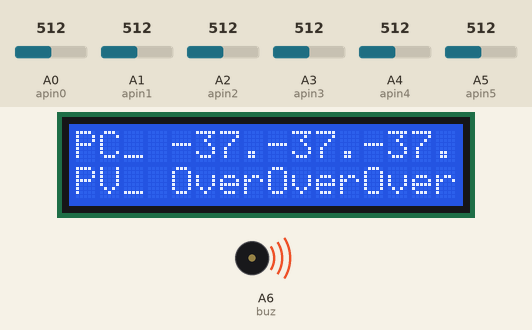
This sketch was run on a simulated Arduino Mega 2560, built with avr-gcc and run on an emulated ATmega2560. Parts: 16×2 character LCD, buzzer (waves = sounding, pin HIGH). The test bench sets the inputs (shaded band); at power-on: A3 (apin3) = 512, A4 (apin4) = 512, A5 (apin5) = 512, A0 (apin0) = 512, A1 (apin1) = 512, A2 (apin2) = 512.

Above: at 1.2 s.
1.3 s: A3 (apin3) set to 214
3.3 s: A3 (apin3) set to 198
At 4.6 s:
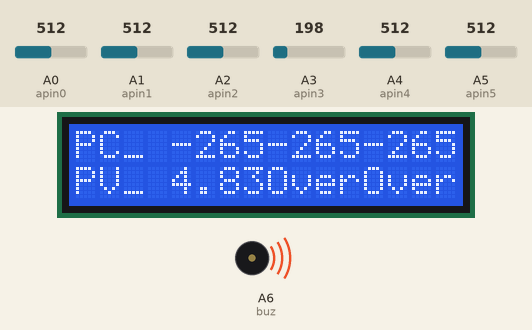
6.4 s: A4 (apin4) set to 219
8.4 s: A4 (apin4) set to 186
At 9.7 s:
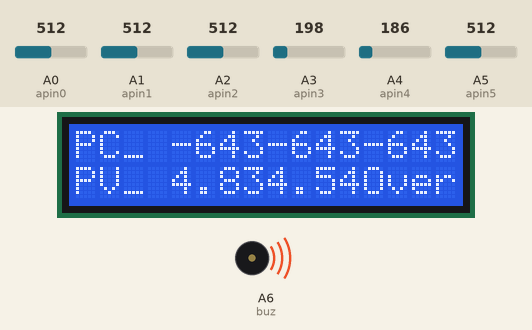
11.5 s: A5 (apin5) set to 217
13.6 s: A5 (apin5) set to 187
At 14.9 s:
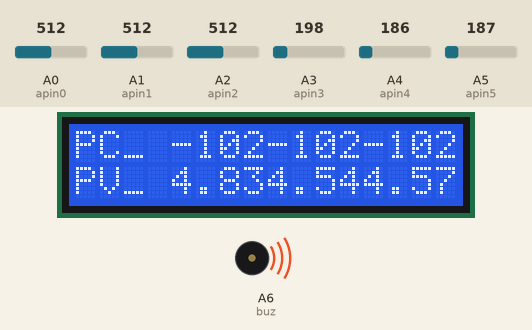
Timing chart, 0 to 16.6 s (numbered marks = the images above; inputs shaded):
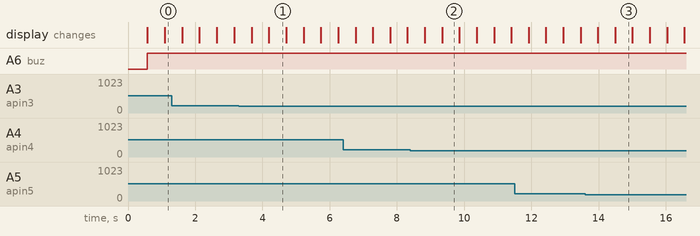

Measured:
- the behaviour switches between 205 and 204 on A3 (apin3) (found by bisection; images 0 and 1)
- the behaviour switches between 205 and 204 on A4 (apin4) (found by bisection; images 1 and 2)
- the behaviour switches between 205 and 204 on A5 (apin5) (found by bisection; images 2 and 3)
- after the input at 3.3 s, the display: first differs from a run without the input after 0.89 s (image 1)
- after the input at 8.4 s, the display: first differs from a run without the input after 0.95 s (image 2)
- after the input at 13.6 s, the display: first differs from a run without the input after 0.89 s (image 3)
- what the display in image 1 shows lasts 0.5 s, from 4.2 s to 4.7 s

The sketch:

Mega_17_3_20.ino
```cpp
//Arduino code
#include "LiquidCrystal.h"
LiquidCrystal lcd(7, 6, 5, 4, 3, 2); // RS, E, D4, D5, D6, D7
#include <SoftwareSerial.h>

SoftwareSerial s(5 , 6);
//char recStr[10] = "";
const int buz=A6;

int f;
int apin0 = A0;
int apin1 = A1;
int apin2 = A2;
int apin3 = A3;
int apin4 = A4;
int apin5 = A5;
//
float c1 = 0, c2 = 0, c3 = 0, v1 = 0, v2 = 0, v3 = 0;
float pc1 = 0, pc2 = 0, pc3 = 0, pv1 = 0, pv2 = 0, pv3 = 0;
float rc1 = 0, rc2 = 0, rc3 = 0, rv1 = 0, rv2 = 0, rv3 = 0;
float tc1 = 0, tc2 = 0, tc3 = 0, tv1 = 0, tv2 = 0, tv3 = 0;

float R1 = 30000.0;
float R2 = 7500.0;

void setup() {

  pinMode(apin0, INPUT);
  pinMode(apin1, INPUT);
  pinMode(apin2, INPUT);
  pinMode(apin3, INPUT);
  pinMode(apin4, INPUT);
  pinMode(apin5, INPUT);
  pinMode(buz,OUTPUT);
  lcd.begin(16, 2);
  //lcd.print(" Measure > 25V  ");

  Serial.begin(9600);
  Serial1.begin(115200);

}

void loop()
{
/*.......................Read input Voltage.......................*/
  rv1 = analogRead(apin3);
  rv2 = analogRead(apin4);
  rv3 = analogRead(apin5);

/*.......................Current Calculation.......................*/
  for (int x = 0; x < 150; x++) {
    rc1 = analogRead(apin0);
    tc1 = tc1 + rc1;
    rc2 = analogRead(apin1);
    tc2 = tc2 + rc2;
    rc3 = analogRead(apin2);
    tc3 = tc3 + rc3;
    delay(3);
  }
  pc1 = tc1 / 150.0;
  c1 = (2.5 - (pc1 * (5.0 / 1024.0)) ) / 0.066;
  pc2 = tc2 / 150.0;
  c2 = (2.5 - (pc2 * (5.0 / 1024.0)) ) / 0.066;
  pc3 = tc3 / 150.0;
  c3 = (2.5 - (pc3 * (5.0 / 1024.0)) ) / 0.066;

  //  Serial.print(rc1);
  //  delay(50);
  //  Serial.print("c1= ");
  //  Serial.print(c1);
  //  Serial.print(" c2= ");
  //  Serial.print(c2);
  //  Serial.print(" c3= ");
  //  Serial.print(c3);
  //  Serial.print(" v1=");
  //  Serial.print(v1);
  //  Serial.print(" v2=");
  //  Serial.print(v2);
  //  Serial.print(" v3=");
  //  Serial.println(v3);

/*.......................Voltage Calculation.......................*/
  tv1 = (rv1 * 5.0) / 1024.0;
  v1 = tv1 / (R2 / (R1 + R2));

  tv2 = (rv2 * 5.0) / 1024.0;
  v2 = tv2 / (R2 / (R1 + R2));

  tv3 = (rv3 * 5.0) / 1024.0;
  v3 = tv3 / (R2 / (R1 + R2));

  /*.......................Do not touch.......................*/
  if (Serial1.available() != 0)
  {
    f = Serial1.read();
    //Serial.println(f);
    delay(10);
    switch (f)
    {
      case 48: Serial1.print(c1); break;
      case 49: Serial1.print(c2); break;
      case 50: Serial1.print(c3); break;
      case 51: Serial1.print(v1); break;
      case 52: Serial1.print(v2); break;
      case 53: Serial1.print(v3); break;
    }
  }

  lcd.setCursor(0, 0);
  lcd.print("PC_");
  lcd.setCursor(4, 0);
  lcd.print(c1);
  lcd.setCursor(8, 0);
  lcd.print(c2);
  lcd.setCursor(12, 0);
  lcd.print(c3);

  lcd.setCursor(0, 1);
  lcd.print("PV_");
  lcd.setCursor(4, 1);
  lcd.print(v1);
  lcd.setCursor(8, 1);
  lcd.print(v2);
  lcd.setCursor(12, 1);
  lcd.print(v3);

  if(c1>2){lcd.setCursor(4, 0);lcd.print("Over");digitalWrite(buz,HIGH);}
  if(c2>2){lcd.setCursor(8, 0);lcd.print("Over");digitalWrite(buz,HIGH);}
  if(c3>2){lcd.setCursor(12, 0);lcd.print("Over");digitalWrite(buz,HIGH);}
  if(v1>5){lcd.setCursor(4, 1);lcd.print("Over");digitalWrite(buz,HIGH);}
  if(v2>5){lcd.setCursor(8, 1);lcd.print("Over");digitalWrite(buz,HIGH);}
  if(v3>5){lcd.setCursor(12, 1);lcd.print("Over");digitalWrite(buz,HIGH);}

}
```
